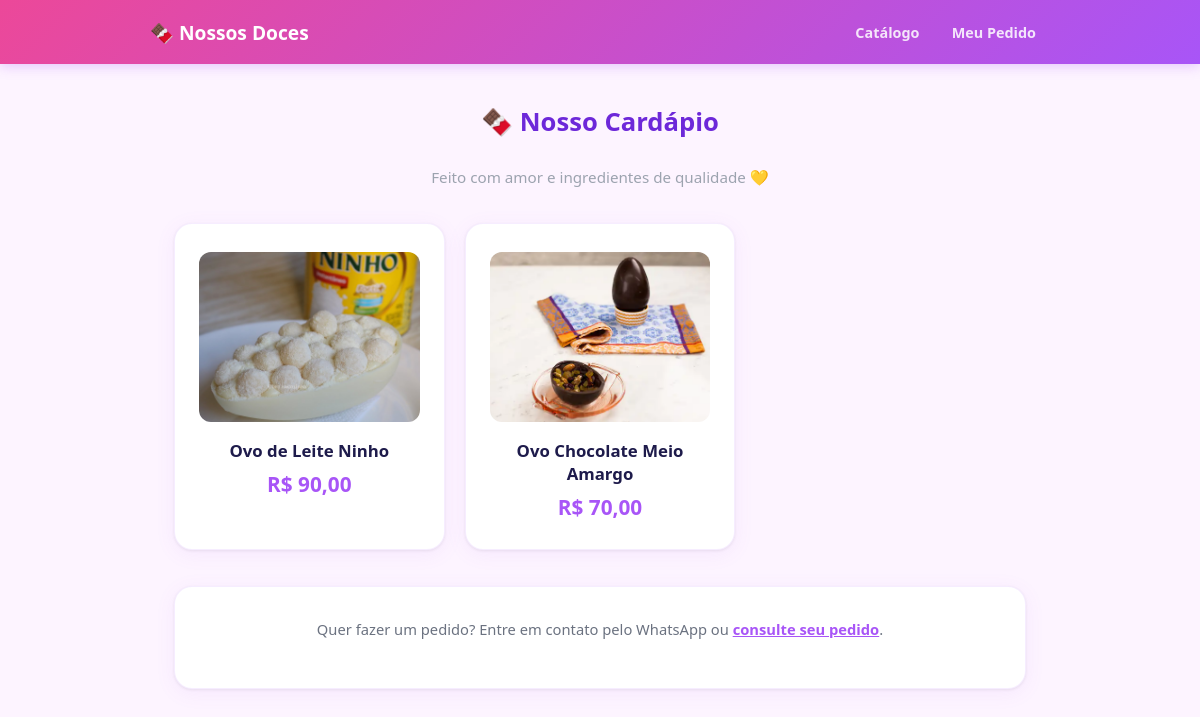
Screenshot of /catalogo/ with the database file from the repository.
### core/models.py (models this page shows, shortened)
class Produto(models.Model):
    nome = models.CharField(max_length=200)
    preco_venda = models.DecimalField(max_digits=10, decimal_places=2)
    imagem = models.ImageField(upload_to='produtos/', blank=True, null=True)

### core/views.py (the view)
# urls.py: path('catalogo/', catalogo),
def catalogo(request):
    produtos_list = Produto.objects.all()
    return render(request, 'catalogo.html', {'produtos': produtos_list})

### templates/catalogo.html (shortened to what this page needs)
{% extends "base_publica.html" %}
{% block content %}
<h1 class="page-title" style="text-align:center;">🍫 Nosso Cardápio</h1>
<p style="text-align:center; color:#9ca3af; margin-bottom:36px; font-size:.95rem;">Feito com amor e ingredientes de qualidade 💛</p>
{% if produtos %}
<div style="display:grid; grid-template-columns:repeat(auto-fill, minmax(240px, 1fr)); gap:20px;">
    {% for p in produtos %}
    <div style="background:white; border-radius:18px; padding:28px 24px; text-align:center;
                box-shadow:0 1px 3px rgba(0,0,0,.07), 0 4px 20px rgba(168,85,247,.08);
                border:1px solid rgba(168,85,247,.1); transition:transform .15s, box-shadow .15s;"
         onmouseover="this.style.transform='translateY(-4px)';this.style.boxShadow='0 8px 28px rgba(168,85,247,.18)'"
         onmouseout="this.style.transform='translateY(0)';this.style.boxShadow=''">
        {% if p.imagem %}
        <img src="{{ p.imagem.url }}" alt="{{ p.nome }}" style="width:100%; height:170px; object-fit:cover; border-radius:12px; margin-bottom:12px;">
        {% else %}
        <div style="font-size:3rem; margin-bottom:12px;">🍬</div>
        {% endif %}
        <div style="font-size:1.05rem; font-weight:800; color:#1e1b4b; margin-bottom:8px;">{{ p.nome }}</div>
        <div style="font-size:1.3rem; font-weight:900; color:#a855f7;">R$ {{ p.preco_venda|floatformat:2 }}</div>
    </div>
    {% endfor %}
</div>
{% else %}
<div class="card"><div class="empty-state">Em breve novidades! Em breve atualizaremos nosso cardápio 🎉</div></div>
{% endif %}
<div class="card" style="margin-top:36px; text-align:center;">
    <p style="color:#6b7280; font-size:.92rem; line-height:1.7; margin-bottom:16px;">
        Quer fazer um pedido? Entre em contato pelo WhatsApp ou <a href="/pedido/consulta/" style="color:#a855f7; font-weight:700;">consulte seu pedido</a>.
    </p>
</div>
{% endblock %}

### templates/base_publica.html (shortened to what this page needs)
<!DOCTYPE html>
<html lang="pt-br">
<head>
</head>
<body>
<header>
    <div class="header-inner">
        <div class="logo">🍫 Nossos Doces</div>
        <nav>
            <a href="/catalogo/">Catálogo</a>
            <a href="/pedido/consulta/">Meu Pedido</a>
        </nav>
    </div>
</header>
<div class="container">
    {% block content %}{% endblock %}
</div>
</body>
</html>

### templates/base_publica.html (style rules this page uses)
* { box-sizing: border-box; margin: 0; padding: 0; }
body { font-family: 'Segoe UI', system-ui, -apple-system, sans-serif; background: #fdf4ff; color: #1e1b4b; min-height: 100vh; }
header { background: linear-gradient(135deg, #ec4899 0%, #a855f7 100%); color: white; padding: 0 32px; box-shadow: 0 2px 12px rgba(168,85,247,.3); }
.header-inner { max-width: 900px; margin: 0 auto; display: flex; align-items: center; justify-content: space-between; height: 64px; }
.logo { font-size: 1.2rem; font-weight: 800; }
nav a { color: rgba(255,255,255,.85); text-decoration: none; padding: 6px 14px; border-radius: 8px; font-size: .9rem; font-weight: 600; }
.container { max-width: 900px; margin: 0 auto; padding: 40px 24px; }
.card { background: white; border-radius: 18px; padding: 30px 34px; margin-bottom: 24px; box-shadow: 0 1px 3px rgba(0,0,0,.07), 0 4px 20px rgba(168,85,247,.08); border: 1px solid rgba(168,85,247,.1); }
h1.page-title { font-size: 1.6rem; font-weight: 900; color: #6d28d9; margin-bottom: 28px; }

### rows the page displays
Produto: imagem (picture), nome "Ovo de Leite Ninho", preco_venda "90,00"
Produto: imagem (picture), nome "Ovo Chocolate Meio Amargo", preco_venda "70,00"
